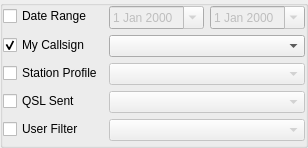
          <widget class="QGroupBox" name="filterSectionContent">
           <property name="title">
            <string/>
           </property>
           <property name="flat">
            <bool>true</bool>
           </property>
           <layout class="QFormLayout" name="formLayout">
            <property name="leftMargin">
             <number>0</number>
            </property>
            <property name="topMargin">
             <number>0</number>
            </property>
            <property name="rightMargin">
             <number>0</number>
            </property>
            <property name="bottomMargin">
             <number>4</number>
            </property>
            <item row="0" column="0">
             <widget class="QCheckBox" name="dateRangeCheckBox">
              <property name="text">
               <string>Date Range</string>
              </property>
             </widget>
            </item>
            <item row="0" column="1">
             <layout class="QHBoxLayout" name="dateRangeLayout">
              <item>
               <widget class="QDateEdit" name="startDateEdit">
                <property name="enabled">
                 <bool>false</bool>
                </property>
                <property name="sizePolicy">
                 <sizepolicy hsizetype="Maximum" vsizetype="Fixed">
                  <horstretch>0</horstretch>
                  <verstretch>0</verstretch>
                 </sizepolicy>
                </property>
                <property name="calendarPopup">
                 <bool>true</bool>
                </property>
               </widget>
              </item>
              <item>
               <widget class="QDateEdit" name="endDateEdit">
                <property name="enabled">
                 <bool>false</bool>
                </property>
                <property name="sizePolicy">
                 <sizepolicy hsizetype="Maximum" vsizetype="Fixed">
                  <horstretch>0</horstretch>
                  <verstretch>0</verstretch>
                 </sizepolicy>
                </property>
                <property name="calendarPopup">
                 <bool>true</bool>
                </property>
               </widget>
              </item>
             </layout>
            </item>
            <item row="1" column="0">
             <widget class="QCheckBox" name="myCallsignCheckBox">
              <property name="text">
               <string>My Callsign</string>
              </property>
              <property name="checked">
               <bool>true</bool>
              </property>
             </widget>
            </item>
            <item row="1" column="1">
             <widget class="QComboBox" name="myCallsignComboBox">
              <property name="enabled">
               <bool>true</bool>
              </property>
              <property name="sizeAdjustPolicy">
               <enum>QComboBox::AdjustToContents</enum>
              </property>
             </widget>
            </item>
            <item row="2" column="0">
             <widget class="QCheckBox" name="stationProfileCheckBox">
              <property name="text">
               <string>Station Profile</string>
              </property>
             </widget>
            </item>
            <item row="2" column="1">
             <widget class="QComboBox" name="stationProfileComboBox">
              <property name="enabled">
               <bool>false</bool>
              </property>
             </widget>
            </item>
            <item row="3" column="0">
             <widget class="QCheckBox" name="qslSentCheckBox">
              <property name="text">
               <string>QSL Sent</string>
              </property>
             </widget>
            </item>
            <item row="3" column="1">
             <widget class="QComboBox" name="qslSentComboBox">
              <property name="enabled">
               <bool>false</bool>
              </property>
             </widget>
            </item>
            <item row="4" column="0">
             <widget class="QCheckBox" name="userFilterCheckBox">
              <property name="text">
               <string>User Filter</string>
              </property>
             </widget>
            </item>
            <item row="4" column="1">
             <widget class="QComboBox" name="userFilterComboBox">
              <property name="enabled">
               <bool>false</bool>
              </property>
             </widget>
            </item>
           </layout>
          </widget>
